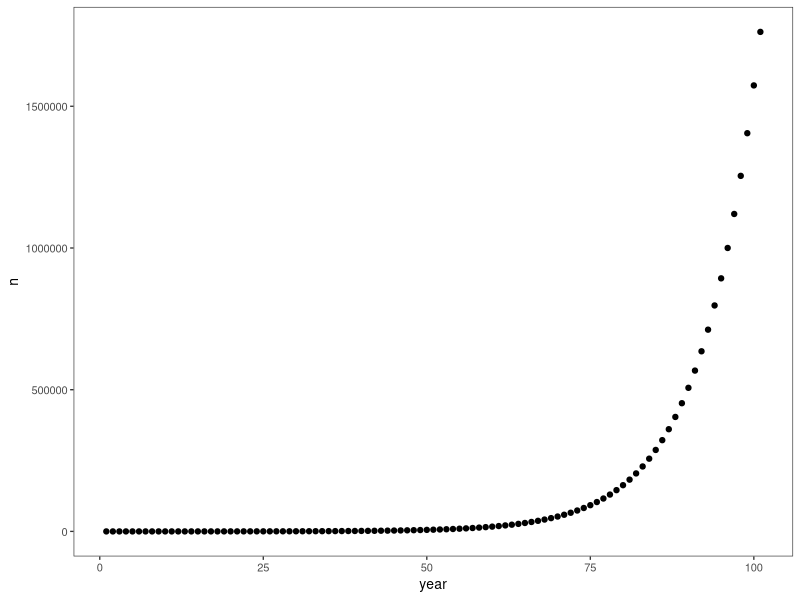
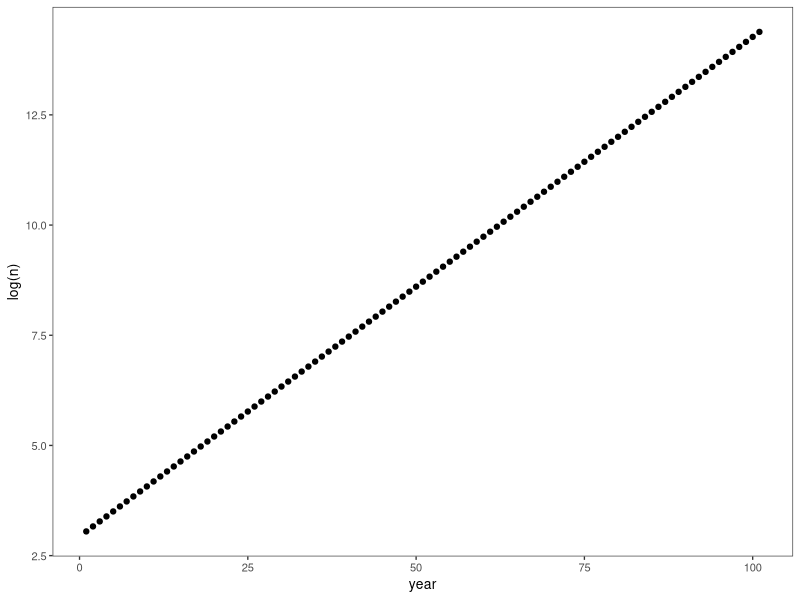
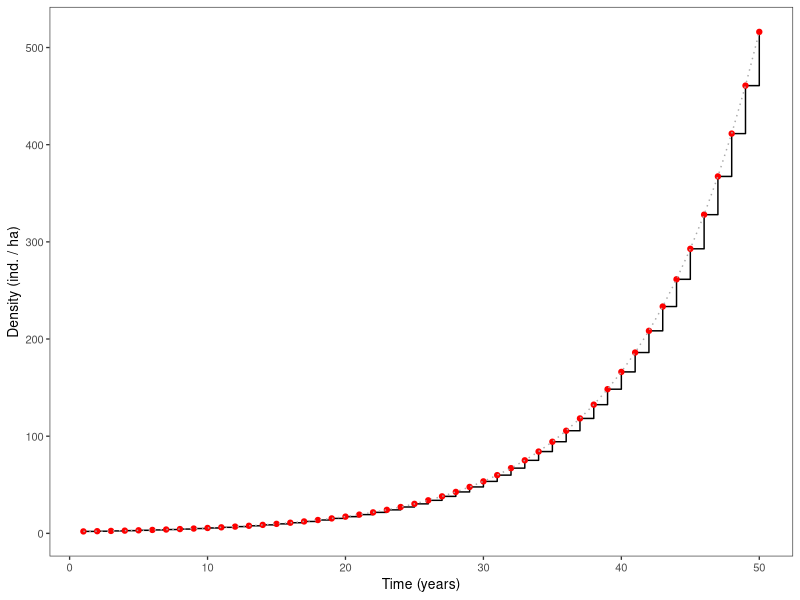
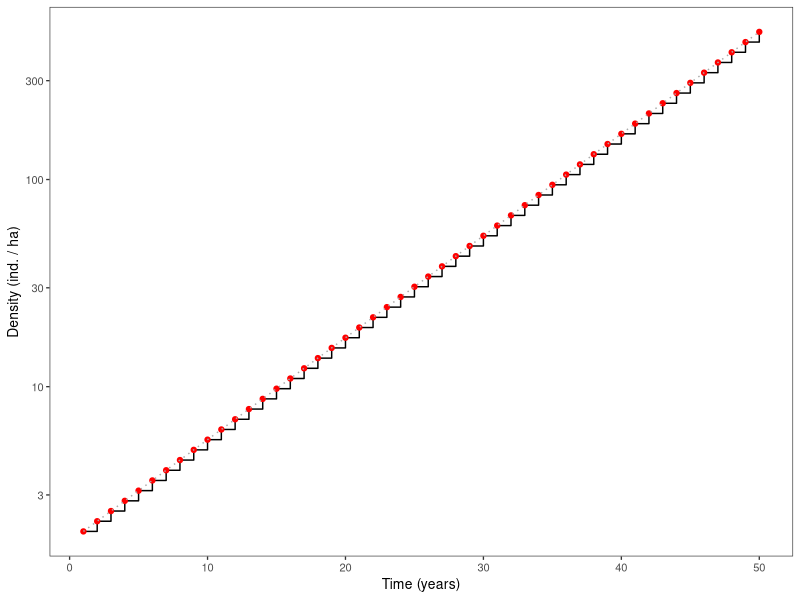

Write the R code that produced these figures, in order.
################################################################################
##' @title Lionfish: measuring geometric growth
##' @author Robin Elahi
##' @contact elahi@stanford.edu
##' @date 2022-01-06
##' @log 
################################################################################

##' Exercise from the Stanford course Quantitative Methods for Marine Ecology and Conservation (BIOHOPK143), 
##' taught by Giulio DeLeo, Maurice Goodman, and Richard Grewelle. 

##### PACKAGES, DATA #####
library(tidyverse)
library(here)

theme_set(theme_bw(base_size = 10) + 
            theme(panel.grid = element_blank(), 
                  strip.background = element_blank())
)

##### LIONFISH #####

lambda <- 1.12 # Morris et al. 2011, Bioinvasions
N <- 21.1 # individuals per hectare; Whitfield et al. 2007

## Use for loop to:

# Calculate lionfish density 1 year from now
lambda * N

# Calculate lionfish density 100 years from now

# Vector of population size
n_years <- 101 # 100 years from the start, in this case start = 1
n_vec <- vector(length = n_years)
n_vec[1] <- N

for(i in 2:n_years){
  n_vec[i] <- lambda * n_vec[i - 1]
}

n_vec[101]

lambda^(100) * N

d <- tibble(year = 1:n_years, n = n_vec)

# How many years will it take for the population to double?
d # approximately in year 7 (so 6 years later)
log(2) / log(lambda) # exact answer, 6.1 years

# 10-fold increase 
d %>% print(n = 30) #will take about 21 years

# Plot the results as a function of time (natural scale and semi-log scale)

# Natural scale
d %>% 
  ggplot(aes(x = year, y = n)) + 
  geom_point()

# Semi-log scale
d %>% 
  ggplot(aes(x = year, y = log(n))) + 
  geom_point()

## Question from lab
# Based on what we know about the finite growth rate of the population, how long did the population take to increase from 2 to 22.1ind/ha?

N0 <- 2
tmax <- 50
nt <- numeric(tmax)
nt[1] <- N0

for (t in 1:(tmax - 1)) { 
  nt[t + 1] <- lambda * nt[t]
}

nt
d <- tibble(year = 1:tmax, density = nt)
d %>% 
  ggplot(aes(x = year, y = density)) + 
  geom_step() + 
  geom_point(color = 'red') + 
  geom_line(color = "darkgray", linetype = 3) + 
  labs(x = "Time (years)", y = "Density (ind. / ha)")

# Semi-log scale
d %>% 
  ggplot(aes(x = year, y = density)) + 
  geom_step() + 
  geom_point(color = 'red') + 
  geom_line(color = "darkgray", linetype = 3) + 
  labs(x = "Time (years)", y = "Density (ind. / ha)") + 
  scale_y_log10()

d %>% print(n = 25)

# Create multiplier
mult <- 22.1 / 2
mult

log(mult) / log(lambda)
